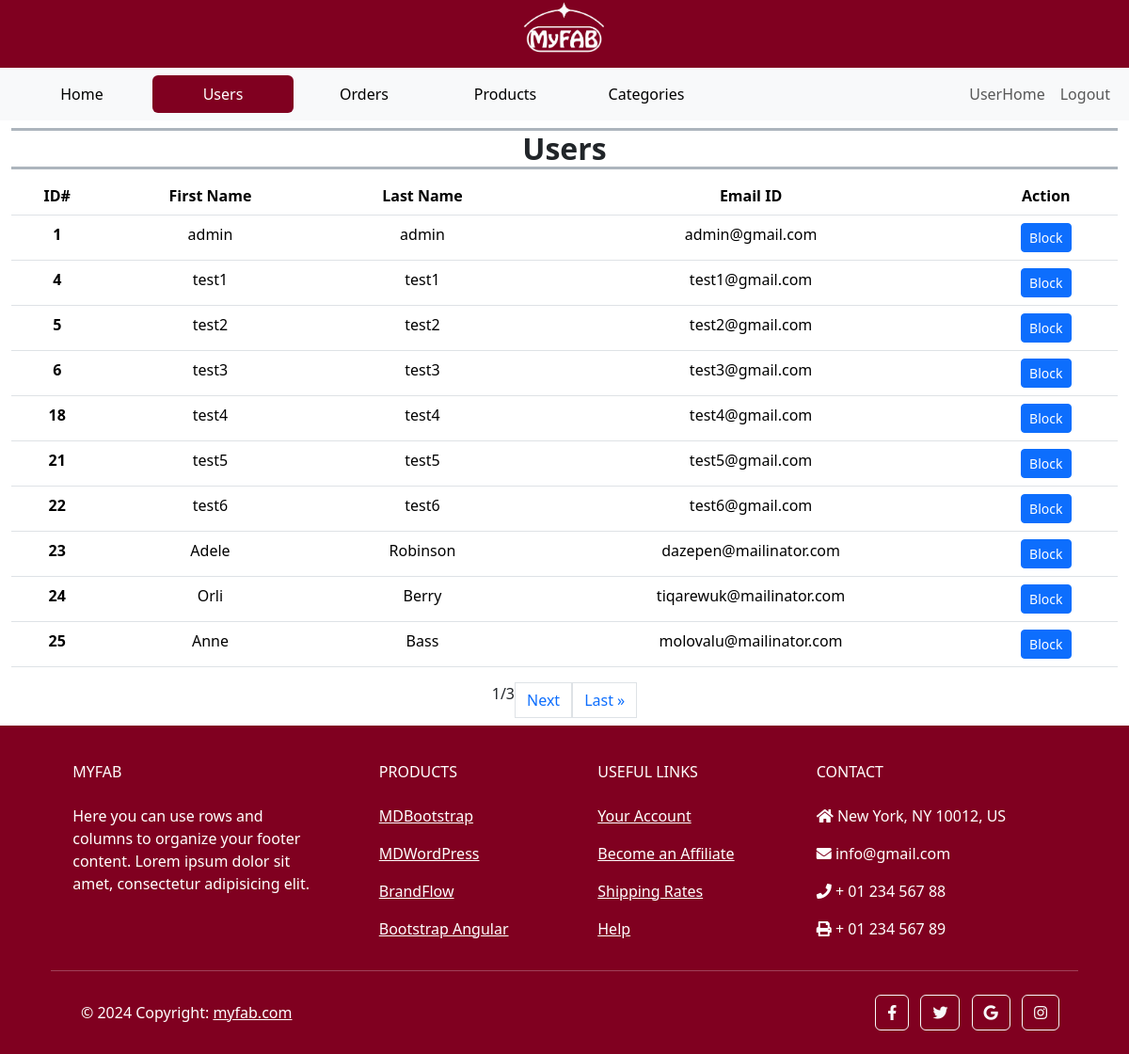
Screenshot of /custom_admin/users/ (signed in) with the database file from the repository.
### accounts/models.py (models this page shows, shortened)
class CustomUser(AbstractUser):
    phone_number = models.CharField(max_length=13, unique=True)

### custom_admin/views.py (the view)
# urls.py: path('users/', AdminUsers.as_view(), name = 'admin_users'),
class AdminUsers(View):
    def get(self, request):
        users_list = CustomUser.objects.all()
        paginator = Paginator(users_list, 10)
        page_number = request.GET.get('page')
        try:
            users = paginator.page(page_number)
        except PageNotAnInteger:
            users = paginator.page(1)
        except EmptyPage:
            users = paginator.page(paginator.num_pages)
        context = {'users': users}
        return render(request, 'admin_users.html', context)

### templates/admin_users.html (shortened to what this page needs)
{% extends 'admin_base.html' %}
{% load static %}
{% load custom_filters %}
{% block content %}
    <nav class="navbar navbar-expand-lg bg-body-tertiary">
        <div class="container-fluid">
        <div class="collapse navbar-collapse" id="navbarSupportedContent">
            <ul class="navbar-nav d-flex align-items-center me-auto mb-2 mb-lg-0">
                <li class="nav-item">
                    <button class="nav-link active btn btn-link" style="min-width: 150px;" aria-current="page">
                        <a class="text-black text-decoration-none" href="/custom_admin/">Home</a>
                    </button>
                </li>
                <li class="nav-item">
                    <button class="nav-link btn btn-link" style="min-width: 150px; background-color: #800020;" aria-current="page">
                        <a class="text-white text-decoration-none" href="#">Users</a>
                    </button>
                </li>
                <li class="nav-item">
                    <button class="nav-link btn btn-link" style="min-width: 150px;" aria-current="page">
                        <a class="text-black text-decoration-none" href="#">Orders</a>
                    </button>
                </li>
                <li class="nav-item">
                    <button class="nav-link btn btn-link" style="min-width: 150px;" aria-current="page">
                        <a class="text-black text-decoration-none" href="#">Products</a>
                    </button>
                </li>
                <li class="nav-item">
                    <button class="nav-link btn btn-link" style="min-width: 150px;" aria-current="page">
                        <a class="text-black text-decoration-none" href="#">Categories</a>
                    </button>
                </li>
            </ul>
            <ul class="navbar-nav d-flex flex-row justify-content-center  ms-auto mb-2 mb-lg-0">
                <li class="nav-item ms-3 ms-lg-0">
                    <a class="nav-link" href="/user/">UserHome</a>
                </li>
                <li class="nav-item ms-3 ms-lg-0">
                    <form id="logout-form" action="/accounts/logout/" method="post">
                        <button type="submit" class="nav-link btn btn-link">Logout</button>
                    </form>
                </li>
            </ul>
        </div>
        </div>
    </nav>
<section class="mb-2">
    <div class="container-fluid">
        <div class="container-fluid text-center px-0">
            <h5 class="border-bottom border-top border-3 border-dark-subtle fw-bold fs-2 fs-lg-5 mt-2">Users</h5>
        </div>
        <div class="row h-100">
            <div class="col-12">
                <div class="table-responsive text-center">
                    <table class="table  table-hover">
                        <thead>
                          <tr>
                            <th scope="col">ID#</th>
                            <th scope="col">First Name</th>
                            <th scope="col">Last Name</th>
                            <th scope="col">Email ID</th>
                            <th scope="col">Action</th>
                          </tr>
                        </thead>
                        {% for user in users  %}
                        <tbody>
                            <tr>
                                <th scope="col">{{ user.id }}</th>
                                <td>{{ user.first_name }}</td>
                                <td>{{ user.last_name }}</td>
                                <td>{{ user.email }}</td>
                                <td>
                                    <button class="status-toggle text-white btn btn-sm btn-primary"
                                        data-user-id="{{ user.id }}"
                                        data-is-active="{{ user.is_active }}">
                                        {{ user.is_active|yesno:"Block,Unblock" }}
                                    </button>
                                </td>
                            </tr>
                        </tbody>
                        {% endfor %}
                    </table>
                </div>
                <div class="pagination justify-content-center">
                    <span class="current-page">{{ users.number }}</span>
                    /
                    <span class="total-pages">{{ users.paginator.num_pages }}</span>
                    {% if users.has_next %}
                        <a href="?page={{ users.next_page_number }}" class="page-link">Next</a>
                        <a href="?page={{ users.paginator.num_pages }}" class="page-link">Last &raquo;</a>
                    {% endif %}
                </div>
            </div>
        </div>
    </div>
</section>
{% endblock  %}

### rows the page displays
CustomUser: id "1", first_name "admin", last_name "admin", email "admin@gmail.com", is_active "Block"
CustomUser: id "4", first_name "test1", last_name "test1", email "test1@gmail.com", is_active "Block"
CustomUser: id "5", first_name "test2", last_name "test2", email "test2@gmail.com", is_active "Block"
CustomUser: id "6", first_name "test3", last_name "test3", email "test3@gmail.com", is_active "Block"
CustomUser: id "18", first_name "test4", last_name "test4", email "test4@gmail.com", is_active "Block"
CustomUser: id "21", first_name "test5", last_name "test5", email "test5@gmail.com", is_active "Block"
CustomUser: id "22", first_name "test6", last_name "test6", email "test6@gmail.com", is_active "Block"
CustomUser: id "23", first_name "Adele", last_name "Robinson", email "dazepen@mailinator.com", is_active "Block"
CustomUser: id "24", first_name "Orli", last_name "Berry", email "tiqarewuk@mailinator.com", is_active "Block"
CustomUser: id "25", first_name "Anne", last_name "Bass", email "molovalu@mailinator.com", is_active "Block"

### other values shown
{{ users.number }} "1"
{{ users.paginator.num_pages }} "3"
